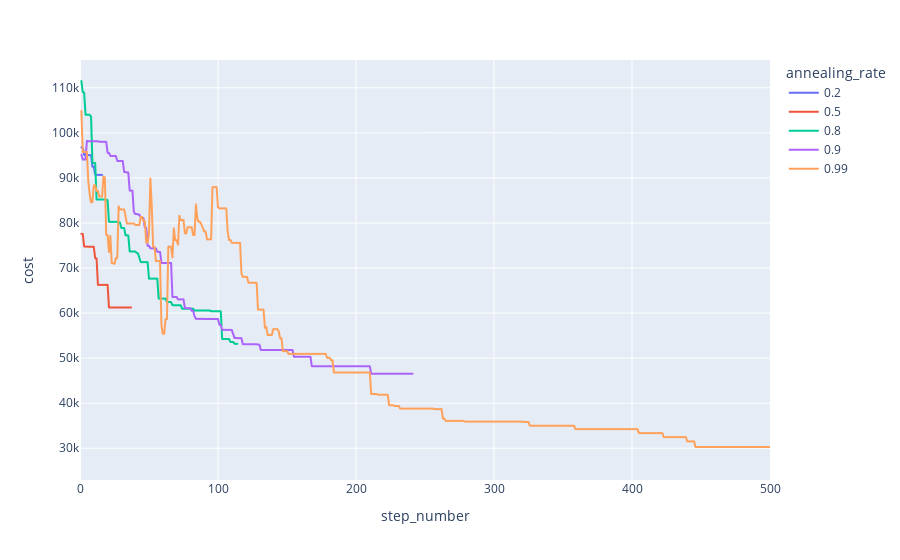

Notebook code for this chart:
### Code cell
fig = px.line(statistics, x="step_number", y="cost", color='annealing_rate')
fig.update_xaxes(range=[0, 500])
fig.show()

### Figure 1 — Plotly figure (JSON) as saved in the notebook; plotly's stock layout.template omitted (floating-point values rounded to 4 significant figures; data arrays with more than 128 entries replaced by an {"elided": "..."} marker saying what was removed)
{"data": [{"hovertemplate": "annealing_rate=0.2<br>step_number=%{x}<br>cost=%{y}<extra></extra>", "legendgroup": "0.2", "line": {"color": "#636efa", "dash": "solid"}, "marker": {"symbol": "circle"}, "mode": "lines", "name": "0.2", "showlegend": true, "type": "scattergl", "x": [1, 2, 3, 4, 5, 6, 7, 8, 9, 10, 11, 12, 13, 14, 15, 16], "xaxis": "x", "y": [96760.0, 96760.0, 95090.0, 95090.0, 95090.0, 95070.0, 95070.0, 95070.0, 92480.0, 92480.0, 90720.0, 90690.0, 90690.0, 90690.0, 90690.0, 90690.0], "yaxis": "y"}, {"hovertemplate": "annealing_rate=0.5<br>step_number=%{x}<br>cost=%{y}<extra></extra>", "legendgroup": "0.5", "line": {"color": "#EF553B", "dash": "solid"}, "marker": {"symbol": "circle"}, "mode": "lines", "name": "0.5", "showlegend": true, "type": "scattergl", "x": [1, 2, 3, 4, 5, 6, 7, 8, 9, 10, 11, 12, 13, 14, 15, 16, 17, 18, 19, 20, 21, 22, 23, 24, 25, 26, 27, 28, 29, 30, 31, 32, 33, 34, 35, 36, 37], "xaxis": "x", "y": [77590.0, 77590.0, 74790.0, 74750.0, 74750.0, 74730.0, 74730.0, 74730.0, 74730.0, 74730.0, 72140.0, 72140.0, 66270.0, 66270.0, 66270.0, 66270.0, 66270.0, 66270.0, 66270.0, 66270.0, 61260.0, 61260.0, 61260.0, 61260.0, 61260.0, 61260.0, 61260.0, 61260.0, 61260.0, 61260.0, 61260.0, 61260.0, 61260.0, 61260.0, 61260.0, 61260.0, 61260.0], "yaxis": "y"}, {"hovertemplate": "annealing_rate=0.8<br>step_number=%{x}<br>cost=%{y}<extra></extra>", "legendgroup": "0.8", "line": {"color": "#00cc96", "dash": "solid"}, "marker": {"symbol": "circle"}, "mode": "lines", "name": "0.8", "showlegend": true, "type": "scattergl", "x": [1, 2, 3, 4, 5, 6, 7, 8, 9, 10, 11, 12, 13, 14, 15, 16, 17, 18, 19, 20, 21, 22, 23, 24, 25, 26, 27, 28, 29, 30, 31, 32, 33, 34, 35, 36, 37, 38, 39, 40, 41, 42, 43, 44, 45, 46, 47, 48, 49, 50, 51, 52, 53, 54, 55, 56, 57, 58, 59, 60, 61, 62, 63, 64, 65, 66, 67, 68, 69, 70, 71, 72, 73, 74, 75, 76, 77, 78, 79, 80, 81, 82, 83, 84, 85, 86, 87, 88, 89, 90, 91, 92, 93, 94, 95, 96, 97, 98, 99, 100, 101, 102, 103, 104, 105, 106, 107, 108, 109, 110, 111, 112, 113, 114], "xaxis": "x", "y": [111500.0, 109100.0, 108900.0, 104000.0, 104000.0, 104000.0, 104000.0, 103600.0, 93310.0, 93310.0, 93310.0, 85220.0, 85220.0, 85220.0, 85220.0, 85220.0, 85220.0, 85220.0, 85220.0, 85080.0, 80250.0, 80250.0, 80250.0, 80250.0, 80250.0, 80250.0, 80250.0, 80250.0, 80090.0, 78880.0, 78880.0, 78880.0, 77250.0, 77250.0, 77250.0, 73680.0, 73680.0, 73680.0, 73680.0, 73680.0, 73380.0, 73230.0, 72300.0, 71320.0, 71320.0, 71320.0, 71320.0, 71320.0, 71320.0, 67640.0, 67640.0, 67640.0, 67640.0, 67640.0, 67640.0, 67640.0, 63220.0, 63220.0, 63220.0, 63220.0, 63220.0, 63220.0, 62460.0, 62460.0, 62460.0, 62460.0, 61740.0, 61740.0, 61740.0, 61740.0, 61740.0, 61740.0, 61740.0, 60960.0, 60960.0, 60960.0, 60960.0, 60960.0, 60960.0, 60960.0, 60960.0, 60960.0, 60590.0, 60590.0, 60590.0, 60590.0, 60590.0, 60590.0, 60590.0, 60570.0, 60570.0, 60570.0, 60570.0, 60570.0, 60400.0, 60400.0, 60400.0, 60400.0, 60400.0, 60400.0, 60400.0, 60400.0, 54250.0, 54250.0, 54250.0, 54250.0, 54250.0, 54250.0, 53590.0, 53590.0, 53590.0, 53220.0, 53180.0, 53180.0], "yaxis": "y"}, {"hovertemplate": "annealing_rate=0.9<br>step_number=%{x}<br>cost=%{y}<extra></extra>", "legendgroup": "0.9", "line": {"color": "#ab63fa", "dash": "solid"}, "marker": {"symbol": "circle"}, "mode": "lines", "name": "0.9", "showlegend": true, "type": "scattergl", "x": {"elided": "241 int values"}, "xaxis": "x", "y": {"elided": "241 float values"}, "yaxis": "y"}, {"hovertemplate": "annealing_rate=0.99<br>step_number=%{x}<br>cost=%{y}<extra></extra>", "legendgroup": "0.99", "line": {"color": "#FFA15A", "dash": "solid"}, "marker": {"symbol": "circle"}, "mode": "lines", "name": "0.99", "showlegend": true, "type": "scattergl", "x": {"elided": "2521 int values"}, "xaxis": "x", "y": {"elided": "2521 float values"}, "yaxis": "y"}], "layout": {"legend": {"title": {"text": "annealing_rate"}, "tracegroupgap": 0}, "margin": {"t": 60}, "xaxis": {"anchor": "y", "domain": [0, 1], "range": [0, 500], "title": {"text": "step_number"}}, "yaxis": {"anchor": "x", "domain": [0, 1], "title": {"text": "cost"}}}}
